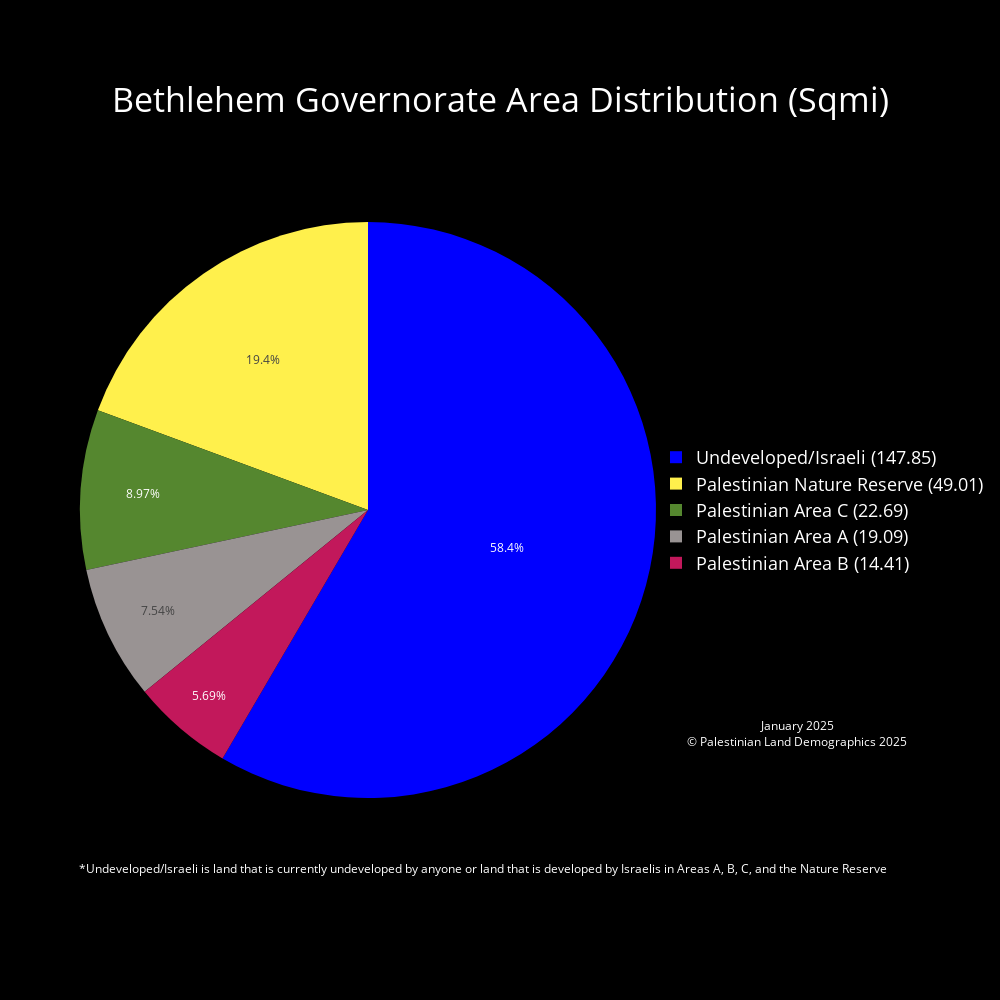

The cell this chart's notebook holds for it:
### Code cell
# Bethlehem Governorate
West_Bank_Governorates = Governorates[Governorates['Governorates_Code'] < 2000]
Bethlehem_gov = West_Bank_Governorates[West_Bank_Governorates['Governorates_Name'] == 'Bethlehem']
# Clip to Governorate
Bethlehem_land_mass = gpd.clip(Palestinian_Land_Mass, Bethlehem_gov)
Bethlehem_seam_zone = gpd.clip(Seam_Zone, Bethlehem_gov)
# Calculate Area for clipped layer
Bethlehem_land_mass['Area_sqmi'] = Bethlehem_land_mass['geometry'].to_crs(epsg=28191).area * 3.8610215854245e-7
Bethlehem_seam_zone['Area_sqmi'] = Bethlehem_seam_zone['geometry'].to_crs(epsg=28191).area * 3.8610215854245e-7
# Plot for Visualization
fig, ax = plt.subplots()
Bethlehem_gov.plot(ax = ax, facecolor = "white", edgecolor = "black", label = "Bethlehem Governorate")
Bethlehem_seam_zone.plot(ax=ax, facecolor = "#1a237e", edgecolor = "#1a237e", label = "Palestinian Seam Zone in Bethlehem")
Bethlehem_land_mass.plot(ax = ax, facecolor = "green", edgecolor = "green", label = "Palestinian Land Mass in Bethlehem")
plt.title(f"Palestinian Land Mass Bethlehem")
plt.xlabel('Longitude')
plt.ylabel('Latitude')
plt.show()
# Calculate the land mass in areas a, b, c etc..
# Bethlehem_seam_zone['Area_sqmi'].groupby([Bethlehem_seam_zone['CLASS']]).sum()
Bethlehem_gov_area_a_area = Bethlehem_land_mass[Bethlehem_land_mass['CLASS'] == 'A']['Area_sqmi'].sum()
Bethlehem_gov_area_b_area = Bethlehem_land_mass[Bethlehem_land_mass['CLASS'] == 'B']['Area_sqmi'].sum()
Bethlehem_area_c_seam_zone = Bethlehem_seam_zone[Bethlehem_seam_zone['CLASS'] == 'C']['Area_sqmi'].sum()
Bethlehem_gov_area_c_area = Bethlehem_land_mass[Bethlehem_land_mass['CLASS'] == 'C']['Area_sqmi'].sum() + Bethlehem_area_c_seam_zone # for total Palestinian land in Area C
Bethlehem_gov_nature_reserve_area = Bethlehem_land_mass[Bethlehem_land_mass['CLASS'] == 'Nature Reserve']['Area_sqmi'].sum()
Bethlehem_gov_area = Governorates[Governorates["Governorates_Name"] == "Bethlehem"]["Area_sqmi"].iloc[0]
print(Bethlehem_gov_area)
open_or_israeli_area = Bethlehem_gov_area - Bethlehem_gov_area_a_area - Bethlehem_gov_area_b_area - Bethlehem_gov_area_c_area - Bethlehem_gov_nature_reserve_area

# declaring data from land mass calculations
data = [Bethlehem_gov_area_a_area, Bethlehem_gov_area_b_area, Bethlehem_gov_area_c_area, Bethlehem_gov_nature_reserve_area, open_or_israeli_area]

# Custom color palette and labels
label_color_dict = {'Palestinian Area A' : '#999393', 'Palestinian Area B' : '#C2185B', 'Palestinian Area C' : '#55872F','Palestinian Nature Reserve' : '#FFF04C', 'Undeveloped/Israeli' : '#0000FF'}
labels = list(label_color_dict.keys())
palette_color = list(label_color_dict.values())
custom_labels = [f'{label} ({round(value, 2)})' for label, value in zip(labels, data)]

# Pie chart using plotly
fig = go.Figure(
    data=[
        go.Pie(
            labels=custom_labels,
            values=data,
            marker=dict(colors=palette_color)
            
        )
    ]
)

fig.update_traces(textposition='inside',       # puts text inside the pie chart
                    textinfo = 'percent'        # shows us the percent and the area in sqmi ('percent+label' to show both)
                    )      # color of the labels inside the pie chart are set to white

fig.update_layout(
    paper_bgcolor='black',       # background color around the plot  
    plot_bgcolor='black',        # background color of the plot
    font_color='white',          # color of the legend and title
    title={
        'text': 'Bethlehem Governorate Area Distribution (Sqmi)',
        'x': 0.5,                # Middle
        'y': 0.90,                # Nearly at the top
        'xanchor': 'center',
        'yanchor': 'middle',
        'font': {'size': 34}     # Increase font size for the title
    },
    legend={
        'font': {'size': 18},     # Increase font size for the legend
        'x': 1,                   # Position legend to the right of the pie chart
        'y': 0.5,                 # Position legend in the middle
        'xanchor': 'left',
        'yanchor': 'middle'
    },
    annotations=[
        dict(
            text="*Undeveloped/Israeli is land that is currently undeveloped by anyone or land that is developed by Israelis in Areas A, B, C, and the Nature Reserve",
            x=0.7,
            y=0.05,
            showarrow=False,
            font=dict(color='white', size=12),
            xanchor='center'
        ),
        dict(
            text="January 2025<br>© Palestinian Land Demographics 2025",
            x=1.05,
            y=0.25,
            showarrow=False,
            font=dict(color='white', size=12),
            xanchor='left',
            yanchor='top'
        )
    ],
    width=1000,                  # width and height of the pie chart
    height=1000
)

fig.write_html('January2025\PieCharts_HTML\Bethlehem_Governorate_Area_Distribution_Pie_Chart.html')
fig.show()

hti = Html2Image(size=(1000, 1000))
# Set the output path
hti.output_path = 'January2025/PieCharts_JPG'

# Take a screenshot of the HTML file and save it as a JPG file
hti.screenshot(
    html_file='January2025/PieCharts_HTML/Bethlehem_Governorate_Area_Distribution_Pie_Chart.html',
    save_as='Bethlehem_Governorate_Area_Distribution_Pie_Chart.jpg'
)

### Figure 1 — Plotly figure (JSON) as saved in the notebook; plotly's stock layout.template omitted (floating-point values rounded to 4 significant figures)
{"data": [{"labels": ["Palestinian Area A (19.09)", "Palestinian Area B (14.41)", "Palestinian Area C (22.69)", "Palestinian Nature Reserve (49.01)", "Undeveloped/Israeli (147.85)"], "marker": {"colors": ["#999393", "#C2185B", "#55872F", "#FFF04C", "#0000FF"]}, "textinfo": "percent", "textposition": "inside", "type": "pie", "values": [19.09, 14.41, 22.69, 49.01, 147.8]}], "layout": {"annotations": [{"font": {"color": "white", "size": 12}, "showarrow": false, "text": "*Undeveloped/Israeli is land that is currently undeveloped by anyone or land that is developed by Israelis in Areas A, B, C, and the Nature Reserve", "x": 0.7, "xanchor": "center", "y": 0.05}, {"font": {"color": "white", "size": 12}, "showarrow": false, "text": "January 2025<br>© Palestinian Land Demographics 2025", "x": 1.05, "xanchor": "left", "y": 0.25, "yanchor": "top"}], "font": {"color": "white"}, "height": 1000, "legend": {"font": {"size": 18}, "x": 1, "xanchor": "left", "y": 0.5, "yanchor": "middle"}, "paper_bgcolor": "black", "plot_bgcolor": "black", "title": {"font": {"size": 34}, "text": "Bethlehem Governorate Area Distribution (Sqmi)", "x": 0.5, "xanchor": "center", "y": 0.9, "yanchor": "middle"}, "width": 1000}}
